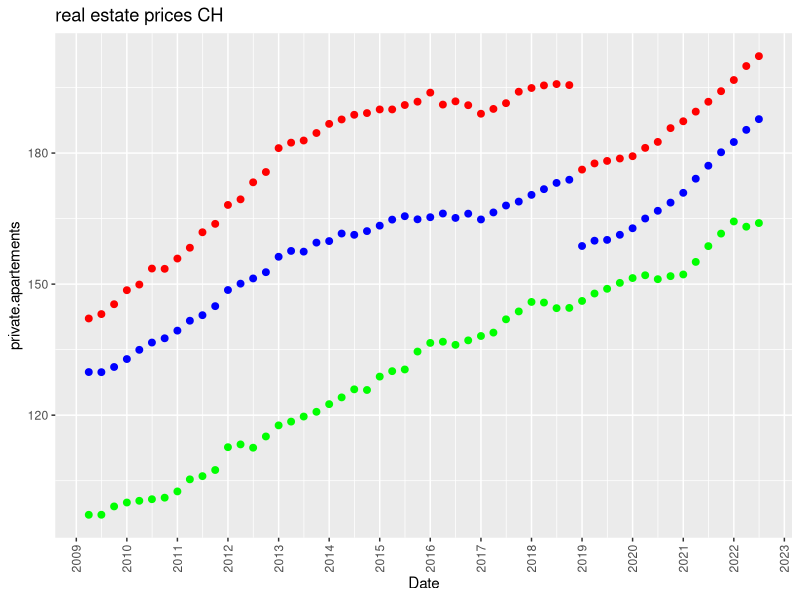

Here is the R script that generated this plot:
library(tidyverse)
library(scales)
library(ggplot2)

#### IMPORT DATA

# Specify working directory7
#install.packages("here") #<- install once for location of the files!
library(here) #<- for Location of the files!

#getwd() <-always starts at this level here!
#here("data", "real_estate_prices_CH.csv") #<- example for subfolder data, file quarterly-data-us-mortgage.csv


#setwd("C:/Users/leabo/Desktop/Project")

# Assign working directory as path to object
#wd <- "C:/Users/leabo/Desktop/Project"

# list file names in working directory
#list.files(wd, all.files=FALSE, full.names=FALSE, pattern=".csv")

# import/read in data files
real.estate.prices.CH <- read.csv(here("data", "ch-house-prices.csv"))
View(real.estate.prices.CH)

#hehe

# add new row for averages
# privately owned apartments
private.apartements.average <- c(rowMeans(real.estate.prices.CH[,2:6], na.rm = TRUE))
real.estate.prices.CH <- cbind(real.estate.prices.CH, private.apartements = private.apartements.average)

# single family houses
single.family.houses.average <- c(rowMeans(real.estate.prices.CH[,7:11], na.rm = TRUE))
real.estate.prices.CH <- cbind(real.estate.prices.CH, single.family.houses = single.family.houses.average)

# apartment buildings (residential investment property)
apartment.buildings.average <- c(rowMeans(real.estate.prices.CH[,12:14], na.rm = TRUE))
real.estate.prices.CH <- cbind(real.estate.prices.CH, apartment.buildings = apartment.buildings.average)

# delete rows from different sources, only keep averages
real.estate.prices.CH <- real.estate.prices.CH[,-2:-14]
View(real.estate.prices.CH)

#convert to date
date.real.estate.prices.CH <- as.character(real.estate.prices.CH$Date)
real.estate.prices.CH$Date <- as.Date(date.real.estate.prices.CH, formats = "%Y/%m/%d")

# plot
ggplot(real.estate.prices.CH  %>% filter(real.estate.prices.CH$Date > '2009/01/01'), aes(x = Date))+
  geom_point(aes(y = private.apartements), na.rm = TRUE, size = 2, color = "red")+
  geom_point(aes(y = single.family.houses), na.rm = TRUE, size = 2, color = "blue")+
  geom_point(aes(y = apartment.buildings), na.rm = TRUE, size = 2, color = "green")+
  scale_x_date(date_breaks = "years" , date_labels = "%Y")+
  theme(axis.text.x = element_text(angle = 90,vjust = 0.5,hjust = 1))+
  ggtitle("real estate prices CH")

